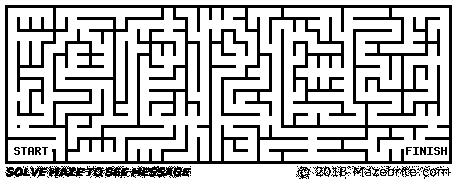
#> input picture Task-3/output/lvl2_denoised.png, 457 x 180 px
$ python lvl3-comparison_rrt.py
#> lines starting #> are read from the running program, lines starting #| are printed output that depends on the picture; after the words box and inside, x2 and y2 are one past the last pixel; in counts of white or black regions, pixels touching at a corner belong together
import cv2
import numpy as np
import random
import math

class Point():
    def __init__(self, x_coor = 0, y_coor = 0):
        self.x = x_coor
        self.y = y_coor
        self.distance = float('inf')
        self.prev_x = None
        self.prev_y = None
        self.visited = False
        self.obstacle = False

img = cv2.imread("./output/lvl2_denoised.png", cv2.IMREAD_COLOR)
#> img is the input picture: shape (180, 457, 3); 74.2% white; 66 black regions (46 under 20 px), largest, box (x1, y1, x2, y2) and area: (5, 5, 452, 164) 18903, (30, 166, 191, 178) 1165, (5, 167, 30, 177) 166
out = img.copy()

l,w,t = img.shape
#> l = 180; w = 457; t = 3
print(l, w, t)
#| 180 457 3

start = Point(61, 145)
end = Point(409, 142)

img = cv2.imread("./output/lvl2_denoised.png", cv2.IMREAD_COLOR)
print(img.shape)
#| (180, 457, 3)
#> `cv2.rectangle(img, (end.x - 20, end.y - 20), (end.x + 20, end.y + 20),..`:
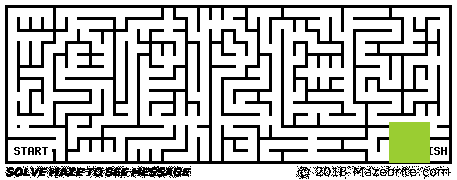
#> img: shape (180, 457, 3); 2.04% of pixels changed, all inside (x1, y1, x2, y2) = (389, 122, 430, 163)
#> `cv2.circle(img, (end.x, end.y), 3, (0,0,255), thickness=-1)`: img: shape (180, 457, 3); 0.04% of pixels changed, all inside (x1, y1, x2, y2) = (406, 139, 413, 146)


def is_ok(img, matrix, x, y):
    h, w = matrix.shape
    return (x < w and x >= 0 and y < h and y >= 0 and img[int(y)][int(x)][0] != 0 and img[int(y)][int(x)][1] != 0 and img[int(y)][int(x)][2] != 0)

# Returning neighbours of current point
def point_generate(img, point):
    ran_x = random.randint(0, img.shape[1])
    ran_y = random.randint(0, img.shape[0])
    return Point(ran_x, ran_y)

def obstacle_free(img, matrix, Point1, Point2):

    # cv2.line(img, (10, int(Point1.x)),(10, int(Point2.x)), [0,0,0])

    start = Point1
    end = Point2
    for i in range(301):
        u = i/300
        temp_x = int(start.x*u + end.x*(1-u))
        temp_y = int(start.y*u + end.y*(1-u))
        img[(int(temp_y), int(temp_x))] = [193,182,255]
        if matrix[int(temp_y), int(temp_x)].obstacle == True:
            img[(int(temp_y), int(temp_x))] = [100,100,255]
            return False
    return True

def step(img, startPoint, endPoint):
    newNode = Point(0, 0)
    theta = math.atan2(endPoint.y - startPoint.y, endPoint.x - startPoint.x)
    newNode.x = startPoint.x + 10*math.cos(theta)
    newNode.y = startPoint.y + 10*math.sin(theta)
    return newNode

def next_nearest(listNodes, point):
    nearestNode = listNodes[0]
    smallest_dist = math.sqrt((listNodes[0].x - point.x)**2+(listNodes[0].y - point.y)**2)
    for samplePoint in listNodes:
        if(math.sqrt((samplePoint.x - point.x)**2 + (samplePoint.y - point.y)**2) < smallest_dist):
            nearestNode = samplePoint
            smallest_dist = math.sqrt((samplePoint.x - point.x)**2 + (samplePoint.y - point.y)**2)

    return nearestNode

# Main algorithm
def rrt(img, start, end):
    l,w,t = img.shape
#> l = 180; w = 457; t = 3
    found = False
    matrix = np.full((l, w), None)
    # Making a matrix full of points
    for r in range(l):
        for c in range(w):
            matrix[r][c] = Point(c,r)
            if(img[(r,c)][0] == 0 and img[r][c][1] == 0 and img[r][c][2] == 0):
                matrix[r][c].obstacle = True
                #print(img[(r,c)], r, c)

    print("matrix done")
    pointList = []
    pointList.append(start)
    currentPoint = start
    currentPoint.start = 0
    cv2.circle(img, (start.x, start.y), 4, [0, 255, 0], thickness= -1)
#> img: shape (180, 457, 3); mean B, G, R 186.3, 189.5, 188.4
    print("Processing . . .")

    while len(pointList):
        randomPoint = point_generate(img, currentPoint)

        currentPoint = next_nearest(pointList, randomPoint)

        nextNode = step(img, currentPoint, randomPoint)

        if not is_ok(img, matrix, nextNode.x, nextNode.y):
            continue
        if not obstacle_free(img, matrix, currentPoint, nextNode):
            continue

        # Setting parents
        matrix[int(nextNode.y)][int(nextNode.x)].prev_x = int(currentPoint.x)
        matrix[int(nextNode.y)][int(nextNode.x)].prev_y = int(currentPoint.y)
        pointList.append(nextNode)
        cv2.line(img, (int(currentPoint.x), int(currentPoint.y)), (int(nextNode.x), int(nextNode.y)), (200, 200 , 0), thickness= 2)
        cv2.circle(img, (int(nextNode.x), int(nextNode.y)), 1, (0,100,200), thickness=-1)

        currentPoint.visited = True

        if nextNode.x > end.x - 20 and nextNode.x < end.x + 20 and nextNode.y < end.y + 20 and nextNode.y > end.y - 20:
            found = True
            matrix[end.y][end.x].prev_x = int(nextNode.x)
            matrix[end.y][end.x].prev_y = int(nextNode.y)
            cv2.line(img, (int(end.x), int(end.y)), (int(nextNode.x), int(nextNode.y)), (155, 155 , 0), thickness= 1)
            print("Path finding complete")
            cv2.destroyAllWindows()
            break
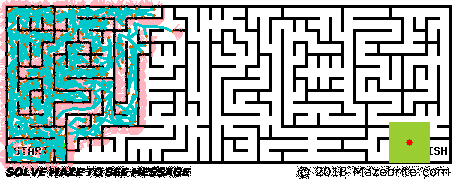
#> img: shape (180, 457, 3); mean B, G, R 175.9, 180, 163.6
        #cv2.imshow("Processing sheee", img)
        #cv2.waitKey(1)

    img[(start.y, start.x)] = [0,0 ,255]
    pathFound = []
    if found:
        # Backtracking to find the path
        Pointer = end
        while (Pointer.x != start.x or Pointer.y != start.y):
            Pointer = matrix[matrix[Pointer.y][Pointer.x].prev_y][matrix[Pointer.y][Pointer.x].prev_x]
            pathFound.append((Pointer.x, Pointer.y))
        # print("Cost of Path = ", matrix[end.y][end.y].distance)
    else:
        print("Path could not be found")
    return pathFound


def showPath(img, path):
    # color coding path
    for i in path:
        cv2.circle(img, i, 3, (0,0,255), thickness=-1)


cv2.rectangle(img, (end.x - 20, end.y - 20), (end.x + 20, end.y + 20), (50,205,154), thickness=-1)
cv2.circle(img, (end.x, end.y), 3, (0,0,255), thickness=-1)
#> (the run stopped early here; a loop or call above may not have finished)
